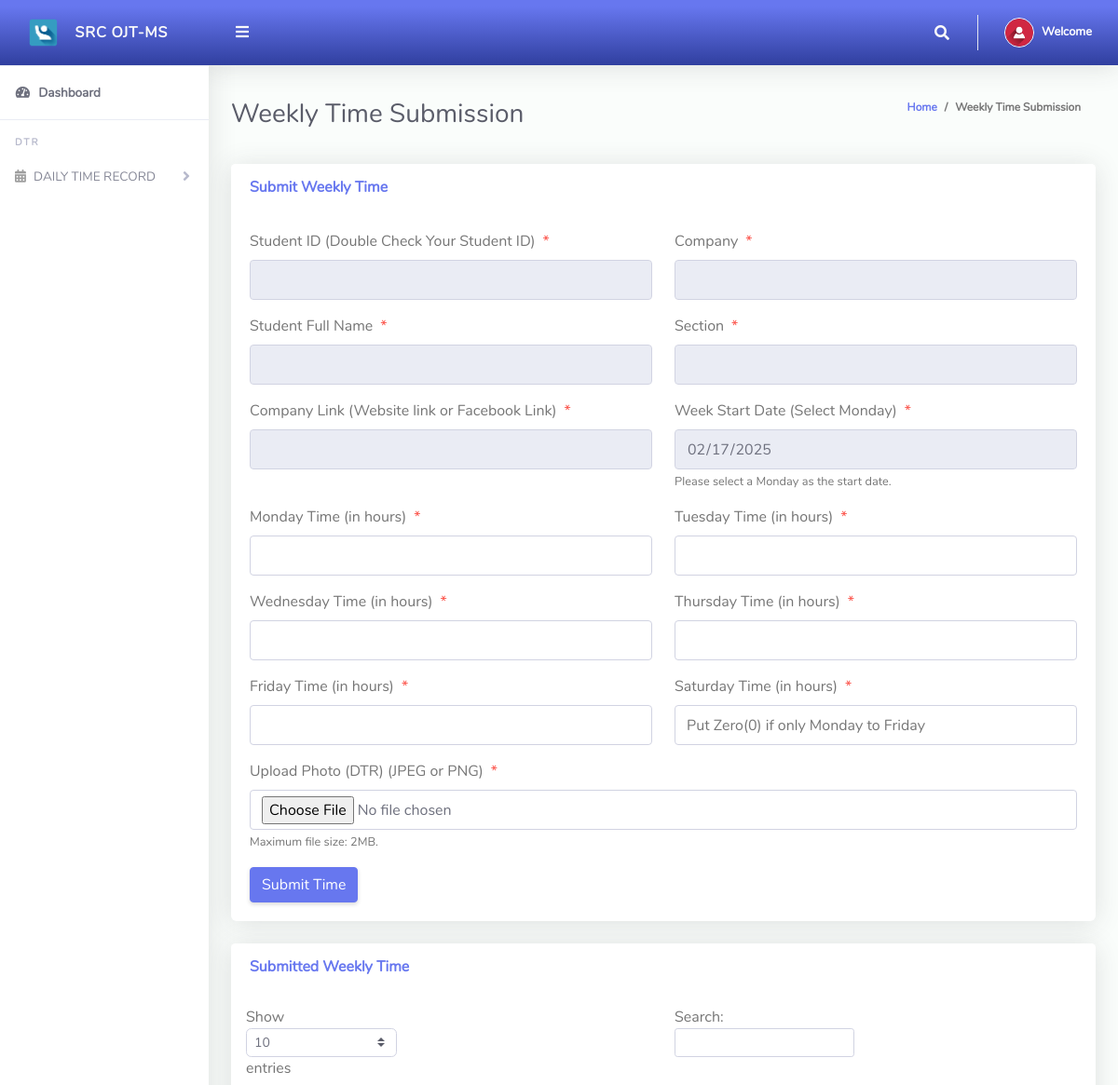
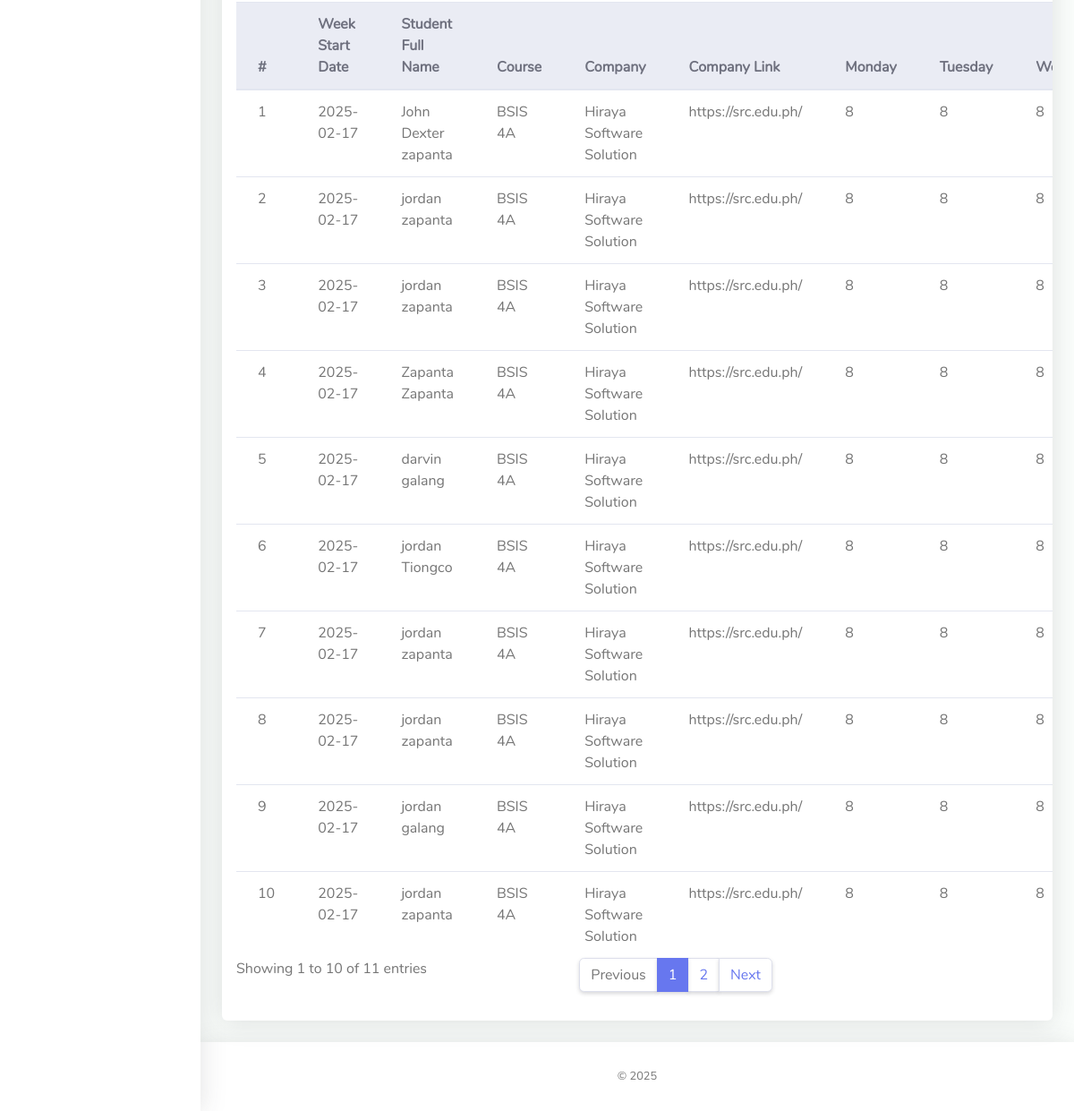
The app's page /Student/time.php (signed in) with its own data (2 pictures, top to bottom).
### tables this page shows
CREATE TABLE `tbl_weekly_time_entries` (
  `id` int(11) NOT NULL,
  `week_start_date` date NOT NULL,
  `monday_time` float DEFAULT 0,
  `tuesday_time` float DEFAULT 0,
  `wednesday_time` float DEFAULT 0,
  `thursday_time` float DEFAULT 0,
  `friday_time` float DEFAULT 0,
  `saturday_time` int(8) DEFAULT NULL,
  `student_fullname` varchar(100) NOT NULL,
  `course` varchar(100) NOT NULL,
  `comp_name` varchar(255) DEFAULT NULL,
  `comp_link` varchar(255) DEFAULT NULL,
  `date_created` datetime DEFAULT current_timestamp(),
  `remaining_time` int(255) DEFAULT NULL,
  `admissionNumber` varchar(255) NOT NULL,
  `photo` varchar(255) DEFAULT NULL
);

### Student/time.php (the view, shortened to what this page needs)
<?php
include '../Includes/dbcon.php';
?>
<!DOCTYPE html>
<html lang="en">
<head>
  <link href="../vendor/fontawesome-free/css/all.min.css" rel="stylesheet" type="text/css">
  <link href="../vendor/bootstrap/css/bootstrap.min.css" rel="stylesheet" type="text/css">
  <link href="css/ruang-admin.min.css" rel="stylesheet">
</head>
<body id="page-top">
  <div id="wrapper">
      <?php include "Includes/sidebar.php"; ?>
    <div id="content-wrapper" class="d-flex flex-column">
      <div id="content">
       <?php include "Includes/topbar.php"; ?>
        <div class="container-fluid" id="container-wrapper">
          <div class="d-sm-flex align-items-center justify-content-between mb-4">
            <h1 class="h3 mb-0 text-gray-800">Weekly Time Submission</h1>
            <ol class="breadcrumb">
              <li class="breadcrumb-item"><a href="./">Home</a></li>
              <li class="breadcrumb-item active" aria-current="page">Weekly Time Submission</li>
            </ol>
          </div>
          <div class="row">
            <div class="col-lg-12">
              <div class="card mb-4">
                <div class="card-header py-3 d-flex flex-row align-items-center justify-content-between">
                  <h6 class="m-0 font-weight-bold text-primary">Submit Weekly Time</h6>
                </div>
                <div class="card-body">
                <form method="post" enctype="multipart/form-data">
                <div class="form-group row mb-3">
                        <div class="col-xl-6">
                            <label class="form-control-label">Student ID (Double Check Your Student ID)<span class="text-danger ml-2">*</span></label>
                            <input type="text" class="form-control" name="admissionNumber" value="<?php echo isset($_SESSION['admissionNumber']) ? $_SESSION['admissionNumber'] : ''; ?>" required readonly>
                        </div>
                        <div class="col-xl-6">
                          <label class="form-control-label">Company<span class="text-danger ml-2">*</span></label>
                          <input type="text" class="form-control" name="comp_name" value="<?php echo isset($_SESSION['comp_name']) ? $_SESSION['comp_name'] : ''; ?>" required readonly>
                      </div>
                    </div>
                    <div class="form-group row mb-3">
                    <div class="col-xl-6">
                        <label class="form-control-label">Student Full Name<span class="text-danger ml-2">*</span></label>
                        <input type="text" class="form-control" name="student_fullname" value="<?php echo isset($_SESSION['student_fullname']) ? $_SESSION['student_fullname'] : ''; ?>" required readonly>
                    </div>
                    <div class="col-xl-6">
                      <label class="form-control-label">Section<span class="text-danger ml-2">*</span></label>
                      <input type="text" class="form-control" name="course" value="<?php echo isset($_SESSION['className']) ? $_SESSION['className'] : ''; ?>" required readonly>
                  </div>
                    </div>
                    <div class="form-group row mb-3">
                    <div class="col-xl-6">
                        <label class="form-control-label">Company Link (Website link or Facebook Link)<span class="text-danger ml-2">*</span></label>
                        <input type="text" class="form-control" name="comp_link" id="comp_link" value="<?php echo isset($_SESSION['comp_link']) ? $_SESSION['comp_link'] : ''; ?>" required readonly>
                    </div>
                        <div class="col-xl-6">
                            <label class="form-control-label">Week Start Date (Select Monday)<span class="text-danger ml-2">*</span></label>
                            <input type="date" class="form-control" name="week_start_date" readonly>
                            <small class="form-text text-muted">Please select a Monday as the start date.</small>
                        </div>
                    </div>
                    <div class="form-group row mb-3">
                        <div class="col-xl-6">
                            <label class="form-control-label">Monday Time (in hours)<span class="text-danger ml-2">*</span></label>
                            <input type="number" class="form-control" name="monday_time" min="0" max="8" step="0.1" required>
                        </div>
                        <div class="col-xl-6">
                            <label class="form-control-label">Tuesday Time (in hours)<span class="text-danger ml-2">*</span></label>
                            <input type="number" class="form-control" name="tuesday_time" min="0" max="8" step="0.1" required>
                        </div>
                    </div>
                    <div class="form-group row mb-3">
                        <div class="col-xl-6">
                            <label class="form-control-label">Wednesday Time (in hours)<span class="text-danger ml-2">*</span></label>
                            <input type="number" class="form-control" name="wednesday_time" min="0" max="8" step="0.1" required>
                        </div>
                        <div class="col-xl-6">
                            <label class="form-control-label">Thursday Time (in hours)<span class="text-danger ml-2">*</span></label>
                            <input type="number" class="form-control" name="thursday_time" min="0" max="8" step="0.1" required>
                        </div>
                    </div>
                    <div class="form-group row mb-3">
                        <div class="col-xl-6">
                            <label class="form-control-label">Friday Time (in hours)<span class="text-danger ml-2">*</span></label>
                            <input type="number" class="form-control" name="friday_time" min="0" max="8" step="0.1" required>
                        </div>
                        <div class="col-xl-6">
                          <label class="form-control-label">Saturday Time (in hours)<span class="text-danger ml-2">*</span></label>
                          <input type="number" class="form-control" name="saturday_time" min="0" max="8" step="0.1" placeholder="Put Zero(0) if only Monday to Friday" required>
                      </div>
                    </div>
                    <div class="form-group row mb-3">
                        <div class="col-xl-12">
                            <label class="form-control-label">Upload Photo (DTR) (JPEG or PNG)<span class="text-danger ml-2">*</span></label>
                            <input type="file" class="form-control" name="photo" accept=".jpg, .jpeg, .png" required>
                            <small class="form-text text-muted">Maximum file size: 2MB.</small>
                        </div>
                    </div>
                    <button type="submit" name="submit_time" class="btn btn-primary">Submit Time</button>
                </form>
                </div>
              </div>
              <div class="row">
                <div class="col-lg-12">
                  <div class="card mb-4">
                    <div class="card-header py-3 d-flex flex-row align-items-center justify-content-between">
                      <h6 class="m-0 font-weight-bold text-primary">Submitted Weekly Time</h6>
                    </div>
                    <div class="table-responsive p-3">
                      <table class="table align-items-center table-flush table-hover" id="dataTableHover">
                        <thead class="thead-light">
                          <tr>
                            <th>#</th>
                            <th>Week Start Date</th>
                            <th>Student Full Name</th>
                            <th>Course</th>
                            <th>Company</th>
                            <th>Company Link</th>
                            <th>Monday</th>
                            <th>Tuesday</th>
                            <th>Wednesday</th>
                          </tr>
                        </thead>
                        <tbody>
                            <?php
                            $query = "SELECT * FROM tbl_weekly_time_entries";
                            $rs = $conn->query($query);
                            $num = $rs->num_rows;
                            $sn = 0;
                            if ($num > 0) {
                                while ($rows = $rs->fetch_assoc()) {
                                    $sn++;
                                    $totalHours = $rows['monday_time'] + $rows['tuesday_time'] + $rows['wednesday_time'] + $rows['thursday_time'] + $rows['friday_time'] + $rows['saturday_time'];
                                    $remainingTime = $rows['remaining_time'];
                                    echo "
                                    <tr>
                                        <td>".$sn."</td>
                                        <td>".$rows['week_start_date']."</td>
                                        <td>".$rows['student_fullname']."</td>
                                        <td>".$rows['course']."</td>
                                        <td>".$rows['comp_name']."</td>
                                        <td>".$rows['comp_link']."</td>
                                        <td>".$rows['monday_time']."</td>
                                        <td>".$rows['tuesday_time']."</td>
                                        <td>".$rows['wednesday_time']."</td>
                                        <td>".$rows['thursday_time']."</td>
                                        <td>".$rows['friday_time']."</td>
                                        <td>".$rows['saturday_time']."</td>
                                        <td>".$totalHours."</td>
                                        <td>".$remainingTime."</td>
                                        <td><a href='".$rows['photo']."' target='_blank'><img src='".$rows['photo']."' alt='Uploaded Photo' style='width: 50px; height: auto;'></a></td>
                                        <td><a href='?action=edit&Id=".$rows['id']."'><i class='fas fa-fw fa-edit'></i>Edit</a></td>
                                        <td><a href='?action=delete&Id=".$rows['id']."'><i class='fas fa-fw fa-trash'></i>Delete</a></td>
                                    </tr>";
                                }
                            } else {
                                echo "<tr><td colspan='14' class='text-center'>No Record Found!</td></tr>";
                            }
                            ?>
                        </tbody>
                      </table>
                    </div>
                  </div>
                </div>
              </div>
            </div>
          </div>
        </div>
      </div>
       <?php include "Includes/footer.php";?>
    </div>
  </div>
</body>
</html>

### records on screen
tbl_weekly_time_entries: week_start_date "2025-02-17", student_fullname "John Dexter zapanta", course "BSIS 4A", comp_name "Hiraya Software Solution", comp_link "https://src.edu.ph/", monday_time "8", tuesday_time "8", wednesday_time "8"
tbl_weekly_time_entries: week_start_date "2025-02-17", student_fullname "jordan zapanta", course "BSIS 4A", comp_name "Hiraya Software Solution", comp_link "https://src.edu.ph/", monday_time "8", tuesday_time "8", wednesday_time "8"
tbl_weekly_time_entries: week_start_date "2025-02-17", student_fullname "jordan zapanta", course "BSIS 4A", comp_name "Hiraya Software Solution", comp_link "https://src.edu.ph/", monday_time "8", tuesday_time "8", wednesday_time "8"
tbl_weekly_time_entries: week_start_date "2025-02-17", student_fullname "Zapanta Zapanta", course "BSIS 4A", comp_name "Hiraya Software Solution", comp_link "https://src.edu.ph/", monday_time "8", tuesday_time "8", wednesday_time "8"
tbl_weekly_time_entries: week_start_date "2025-02-17", student_fullname "darvin galang", course "BSIS 4A", comp_name "Hiraya Software Solution", comp_link "https://src.edu.ph/", monday_time "8", tuesday_time "8", wednesday_time "8"
tbl_weekly_time_entries: week_start_date "2025-02-17", student_fullname "jordan Tiongco", course "BSIS 4A", comp_name "Hiraya Software Solution", comp_link "https://src.edu.ph/", monday_time "8", tuesday_time "8", wednesday_time "8"
tbl_weekly_time_entries: week_start_date "2025-02-17", student_fullname "jordan zapanta", course "BSIS 4A", comp_name "Hiraya Software Solution", comp_link "https://src.edu.ph/", monday_time "8", tuesday_time "8", wednesday_time "8"
tbl_weekly_time_entries: week_start_date "2025-02-17", student_fullname "jordan zapanta", course "BSIS 4A", comp_name "Hiraya Software Solution", comp_link "https://src.edu.ph/", monday_time "8", tuesday_time "8", wednesday_time "8"
tbl_weekly_time_entries: week_start_date "2025-02-17", student_fullname "jordan galang", course "BSIS 4A", comp_name "Hiraya Software Solution", comp_link "https://src.edu.ph/", monday_time "8", tuesday_time "8", wednesday_time "8"
tbl_weekly_time_entries: week_start_date "2025-02-17", student_fullname "jordan zapanta", course "BSIS 4A", comp_name "Hiraya Software Solution", comp_link "https://src.edu.ph/", monday_time "8", tuesday_time "8", wednesday_time "8"
